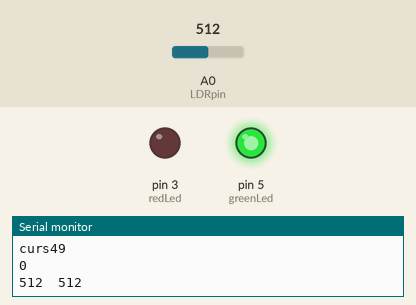
This sketch was run on a simulated Arduino Uno, built with avr-gcc and run on an emulated ATmega328P. Shown: output pins drawn as LEDs (lit = HIGH), the last lines printed to the serial monitor. The inputs (shaded band) are chosen by the test bench; at power-on: A0 (LDRpin) = 512. No radio packets arrive unless stated.

Above: at 1.2 s.
1.3 s: A0 (LDRpin) set to 530
At 2.5 s:
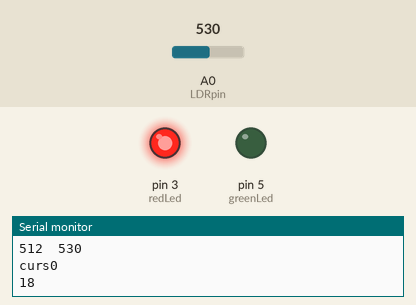
3.5 s: A0 (LDRpin) set to 511
At 5.2 s:
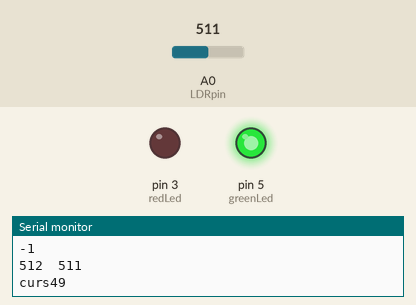
5.9 s: A0 (LDRpin) set to 1023
At 6.42 s:
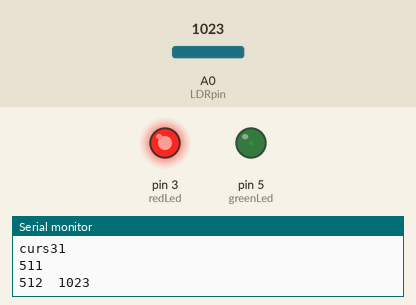
Timing chart, 0 to 8.9 s (numbered marks = the images above; inputs shaded):
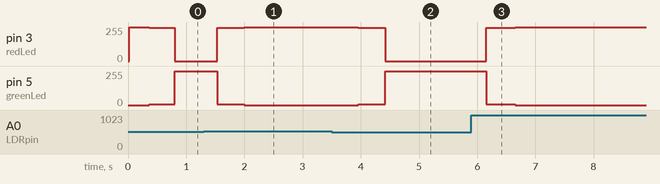

The sketch:

Send.ino
```cpp
#include <SPI.h>
#include <nRF24L01.h>
#include <RF24.h>

RF24 radio(7, 8);

#define LDRpin 14
#define greenLed 5
#define redLed  3
#define AVERAGE 12
#define LATENCY 20
#define RED 0
#define YELLOW 20
#define GREEN 49

const byte rxAddr[6] = "00001";
long  calibrated=0;
byte currentState=1;
void setup()
{ Serial.begin(9600);
  Serial.flush();
  radio.begin();
  radio.setRetries(15, 15);
  radio.openWritingPipe(rxAddr);
  radio.stopListening();
  for(byte i=0;i<AVERAGE;i++){
    calibrated+=LDR();
  }
  calibrated/=AVERAGE;
}
void ledDisplay(int x){

  if (x == 0) {
    analogWrite(redLed, 255);
    analogWrite(greenLed, 0);
  }
  else if (x == 1) {
    analogWrite(redLed, 250);
    analogWrite(greenLed,5 );
  }
else if (x == 2) {
  analogWrite(redLed, 0);
  analogWrite(greenLed, 255);
}

}

long int LDR(void)
{
  long int avg;
  long int  sum = 0;
  for (byte i = 0; i < AVERAGE; i++)
  { int sensorValue = analogRead(LDRpin);
    sum += sensorValue;
  }
  avg = sum / AVERAGE;
  return avg;
}


void loop()
{
  ledDisplay(currentState/LATENCY);
  int ldrValue=LDR();
  if(ldrValue>calibrated+10){
      if(currentState!=RED){currentState--;}
        }
  if(ldrValue<calibrated+10){
      if(currentState!=GREEN){ currentState++;}
        }
   char text[4];
  Serial.print(calibrated);Serial.print("  ");Serial.println(ldrValue);
  ldrValue-=calibrated;
  itoa(ldrValue,text,10);
  Serial.print("curs");Serial.println(currentState);Serial.println(text);
  radio.write(&text, sizeof(text));
  delay(5);

}
```

Measured:
- the behaviour switches between 522 and 523 on A0 (LDRpin) (found by bisection; images 0 and 1)
- after the input at 1.3 s, pin 3 (redLed): 0/255 → 250/255 after 0.24 s, → 255/255 0.46 s later; pin 5 (greenLed): 255/255 → 5/255 after 0.24 s, → 0/255 0.46 s later
- after the input at 3.5 s, pin 3 (redLed): 255/255 → 250/255 after 0.46 s, → 0/255 0.46 s later; pin 5 (greenLed): 0/255 → 5/255 after 0.46 s, → 255/255 0.46 s later
- after the input at 5.9 s, pin 3 (redLed): 0/255 → 250/255 after 0.25 s, → 255/255 0.50 s later; pin 5 (greenLed): 255/255 → 5/255 after 0.25 s, → 0/255 0.50 s later
